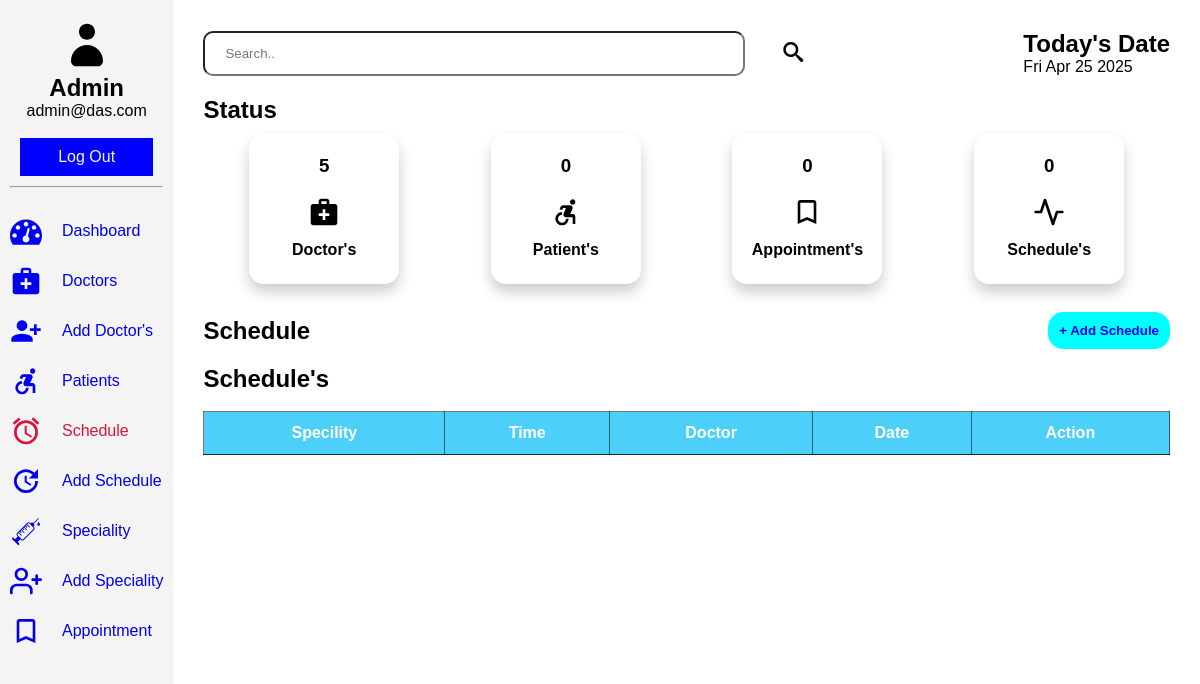
The app's page /admin/schedule.php (signed in), older data.
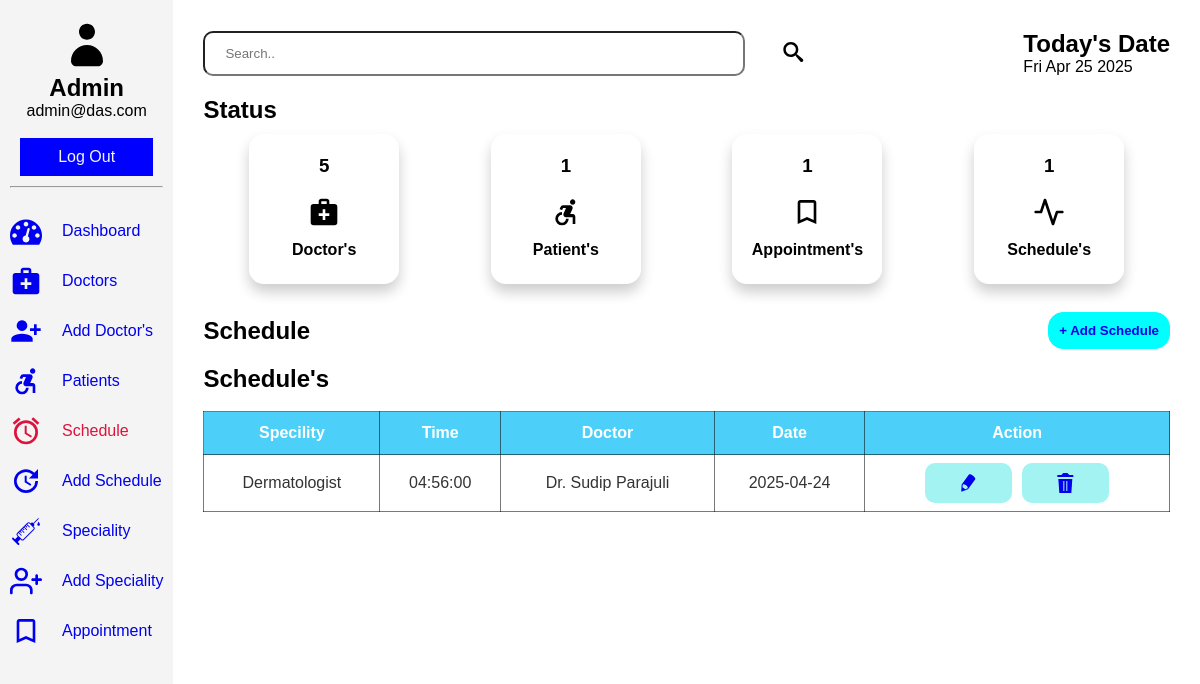
The same page, newer data.
### tables this page shows
CREATE TABLE `schedule` (
  `id` int(11) NOT NULL,
  `sid` int(11) NOT NULL,
  `time` time NOT NULL,
  `did` int(11) NOT NULL,
  `date` date NOT NULL
);

CREATE TABLE `specialities` (
  `id` int(11) NOT NULL,
  `title` varchar(60) NOT NULL,
  `description` text NOT NULL,
  `image_name` varchar(60) NOT NULL,
  `image_path` varchar(255) NOT NULL,
  `created_at` timestamp NULL DEFAULT current_timestamp()
);

CREATE TABLE `doctor` (
  `id` int(11) NOT NULL,
  `fname` varchar(60) NOT NULL,
  `latitude` double NOT NULL,
  `longitude` double NOT NULL,
  `email` varchar(60) NOT NULL,
  `password` varchar(60) NOT NULL,
  `phone` varchar(60) NOT NULL,
  `address` varchar(255) NOT NULL,
  `image_name` varchar(255) NOT NULL,
  `image_path` varchar(255) NOT NULL,
  `sid` int(11) DEFAULT NULL,
  `created_at` timestamp NULL DEFAULT current_timestamp()
);

### admin/schedule.php (the view, shortened to what the changed rows need)
<?php
    include('../connection.php');
    $keyword = isset($_GET['keyword'])  ? $_GET['keyword'] : NULL ;
    if(isset($keyword)){
        $sql = "SELECT  sp.id, sp.title, sc.id, sc.time, doc.fname, sc.date from schedule as sc INNER JOIN specialities as sp ON sc.sid = sp.id INNER JOIN doctor as doc ON sc.did = doc.id where title like '%$keyword%'";
    }else{
        $sql = "SELECT sp.id, sp.title, sc.id, sc.time, doc.fname, sc.date from schedule as sc INNER JOIN specialities as sp ON sc.sid = sp.id INNER JOIN doctor as doc ON sc.did = doc.id";
    }
    $result = mysqli_query($conn, $sql);
    $useremail = $_SESSION["username_admin"];
    $usql = "SELECT name FROM admin where email='$useremail';";
    $uresult = mysqli_query($conn, $usql);
    $urow = mysqli_fetch_assoc($uresult);
?>
<!DOCTYPE html>
<html lang="en">
<head>
    <link rel="stylesheet" href="../assets/dash1.css">
</head>
<body>
    <section class="dashboard">
        <div class="sidebar">
            <header>
                <h1><?php echo $urow['name']; ?></h1>
                <p><?php echo "". $_SESSION["username_admin"].""; ?></p><br>
            </header>
        </div>
        <div class="main">
            <div class="head">
                <div class="date-container">
                    <h1>Today's Date</h1>
                </div>
            </div>
            <div class="status">
                <div class="status-bar">
                    <h2>Status</h2>
                </div>
                <div class="dash-collection">
                    <div class="doc">
                        <?php
                            $psql = "SELECT * FROM patient";
                            $presult = mysqli_query($conn, $psql);
                            if($prow = mysqli_num_rows($presult)){
                                echo '<h3>'.$prow.'</h3>';
                            }else{
                                echo '<h3>0</h3>';
                            }
                        ?>
                        <svg class="icon icon-accessible_forward"><use xlink:href="#icon-accessible_forward"></use></svg><br>
                        <h4>Patient's</h4><br>
                    </div>
                    <div class="doc">
                        <?php
                            $asql = "SELECT * FROM appointment";
                            $aresult = mysqli_query($conn, $asql);
                            if($arow = mysqli_num_rows($aresult)){
                                echo '<h3>'.$arow.'</h3>';
                            }else{
                                echo '<h3>0</h3>';
                            }
                        ?>
                        <svg class="icon icon-bookmark_outline"><use xlink:href="#icon-bookmark_outline"></use></svg><br>
                        <h4>Appointment's</h4><br>
                    </div>
                    <div class="doc">
                        <?php
                            $ssql = "SELECT * FROM schedule";
                            $sresult = mysqli_query($conn, $ssql);
                            if($srow = mysqli_num_rows($sresult)){
                                echo '<h3>'.$srow.'</h3>';
                            }else{
                                echo '<h3>0</h3>';
                            }
                        ?>
                        <svg class="icon icon-activity"><use xlink:href="#icon-activity"></use></svg><br>
                        <h4>Schedule's</h4><br>
                    </div>
                </div>
            </div><br>
            <div class="session-info">
                <div class="add">
                    <h2>Schedule</h2>
                </div>
                <div class="tabular">
                    <h2>Schedule's</h2><br>
                    <table class="table-container">
                        <thead>
                            <tr>
                                <th>Specility</th>
                                <th>Time</th>
                                <th>Doctor</th>
                                <th>Date</th>
                                <th>Action</th>
                            </tr>
                        </thead>
                        <tbody>
                            <tr>
                                <?php
                                    while($row = mysqli_fetch_assoc($result)){
                                ?>
                                    <td><?php echo $row['title'];
                                    ?></td>
                                    <td><?php echo $row['time'] ?></td>
                                    <td><?php  echo $row['fname']; ?></td>
                                    <td><?php echo $row['date'] ?></td>
                                    <td class="event">
                                        <button><a href="../admin/schedule/update.php?updateid=<?php echo $row['id']; ?>"><svg class="icon icon-pencil"><use xlink:href="#icon-pencil"></use></svg></a></button>
                                        <button><a href="../admin/schedule/delete.php?deleteid=<?php echo $row['id']; ?>"><svg class="icon icon-trash"><use xlink:href="#icon-trash"></use></svg></a></button>
                                    </td>
                            </tr>
                                <?php
                                    }
                                ?>
                        </tbody>
                    </table>
                </div>
            </div>
        </div>
    </section>
</body>
</html>

Row changes from the older to the newer data that the page shows:
added schedule: sid.title "Dermatologist", time "04:56:00", did.fname "Dr. Sudip Parajuli", date "2025-04-24"
Text that changed along with them:
$prow: (not shown) → "1"
$arow: (not shown) → "1"
$srow: (not shown) → "1"
text no longer shown: "0 0 0"
